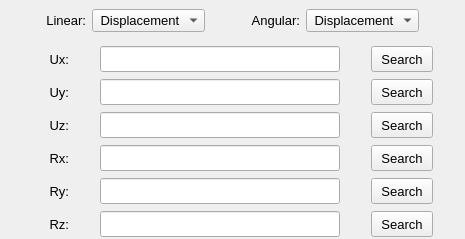
        <widget class="QWidget" name="tab_table_values">
         <attribute name="title">
          <string>Load tables</string>
         </attribute>
         <layout class="QGridLayout" name="gridLayout_15">
          <property name="leftMargin">
           <number>0</number>
          </property>
          <property name="topMargin">
           <number>0</number>
          </property>
          <property name="rightMargin">
           <number>0</number>
          </property>
          <property name="bottomMargin">
           <number>0</number>
          </property>
          <property name="spacing">
           <number>0</number>
          </property>
          <item row="1" column="0">
           <widget class="QFrame" name="frame_9">
            <property name="frameShape">
             <enum>QFrame::Shape::NoFrame</enum>
            </property>
            <property name="frameShadow">
             <enum>QFrame::Shadow::Raised</enum>
            </property>
            <layout class="QGridLayout" name="gridLayout_3">
             <property name="leftMargin">
              <number>4</number>
             </property>
             <property name="topMargin">
              <number>4</number>
             </property>
             <property name="rightMargin">
              <number>4</number>
             </property>
             <property name="bottomMargin">
              <number>2</number>
             </property>
             <property name="horizontalSpacing">
              <number>4</number>
             </property>
             <property name="verticalSpacing">
              <number>7</number>
             </property>
             <item row="4" column="1">
              <widget class="QLineEdit" name="lineEdit_path_table_ry">
               <property name="enabled">
                <bool>true</bool>
               </property>
               <property name="minimumSize">
                <size>
                 <width>210</width>
                 <height>26</height>
                </size>
               </property>
               <property name="maximumSize">
                <size>
                 <width>240</width>
                 <height>26</height>
                </size>
               </property>
               <property name="alignment">
                <set>Qt::AlignmentFlag::AlignCenter</set>
               </property>
               <property name="clearButtonEnabled">
                <bool>true</bool>
               </property>
              </widget>
             </item>
             <item row="4" column="2">
              <widget class="QPushButton" name="pushButton_load_ry_table">
               <property name="enabled">
                <bool>true</bool>
               </property>
               <property name="sizePolicy">
                <sizepolicy hsizetype="Expanding" vsizetype="Fixed">
                 <horstretch>0</horstretch>
                 <verstretch>0</verstretch>
                </sizepolicy>
               </property>
               <property name="minimumSize">
                <size>
                 <width>62</width>
                 <height>26</height>
                </size>
               </property>
               <property name="maximumSize">
                <size>
                 <width>62</width>
                 <height>26</height>
                </size>
               </property>
               <property name="font">
                <font>
                 <pointsize>10</pointsize>
                </font>
               </property>
               <property name="styleSheet">
                <string notr="true"/>
               </property>
               <property name="text">
                <string>Search</string>
               </property>
              </widget>
             </item>
             <item row="4" column="0">
              <widget class="QLabel" name="label_Ry_table">
               <property name="enabled">
                <bool>true</bool>
               </property>
               <property name="minimumSize">
                <size>
                 <width>0</width>
                 <height>26</height>
                </size>
               </property>
               <property name="maximumSize">
                <size>
                 <width>38</width>
                 <height>26</height>
                </size>
               </property>
               <property name="font">
                <font>
                 <pointsize>10</pointsize>
                </font>
               </property>
               <property name="text">
                <string>Ry:</string>
               </property>
               <property name="alignment">
                <set>Qt::AlignmentFlag::AlignRight|Qt::AlignmentFlag::AlignTrailing|Qt::AlignmentFlag::AlignVCenter</set>
               </property>
              </widget>
             </item>
             <item row="5" column="0">
              <widget class="QLabel" name="label_Rz_table">
               <property name="enabled">
                <bool>true</bool>
               </property>
               <property name="minimumSize">
                <size>
                 <width>0</width>
                 <height>26</height>
                </size>
               </property>
               <property name="maximumSize">
                <size>
                 <width>38</width>
                 <height>26</height>
                </size>
               </property>
               <property name="font">
                <font>
                 <pointsize>10</pointsize>
                </font>
               </property>
               <property name="text">
                <string>Rz:</string>
               </property>
               <property name="alignment">
                <set>Qt::AlignmentFlag::AlignRight|Qt::AlignmentFlag::AlignTrailing|Qt::AlignmentFlag::AlignVCenter</set>
               </property>
              </widget>
             </item>
             <item row="5" column="1">
              <widget class="QLineEdit" name="lineEdit_path_table_rz">
               <property name="enabled">
                <bool>true</bool>
               </property>
               <property name="minimumSize">
                <size>
                 <width>210</width>
                 <height>26</height>
                </size>
               </property>
               <property name="maximumSize">
                <size>
                 <width>240</width>
                 <height>26</height>
                </size>
               </property>
               <property name="alignment">
                <set>Qt::AlignmentFlag::AlignCenter</set>
               </property>
               <property name="clearButtonEnabled">
                <bool>true</bool>
               </property>
              </widget>
             </item>
             <item row="1" column="1">
              <widget class="QLineEdit" name="lineEdit_path_table_uy">
               <property name="enabled">
                <bool>true</bool>
               </property>
               <property name="minimumSize">
                <size>
                 <width>210</width>
                 <height>26</height>
                </size>
               </property>
               <property name="maximumSize">
                <size>
                 <width>240</width>
                 <height>26</height>
                </size>
               </property>
               <property name="styleSheet">
                <string notr="true"/>
               </property>
               <property name="alignment">
                <set>Qt::AlignmentFlag::AlignCenter</set>
               </property>
               <property name="clearButtonEnabled">
                <bool>true</bool>
               </property>
              </widget>
             </item>
             <item row="2" column="2">
              <widget class="QPushButton" name="pushButton_load_uz_table">
               <property name="enabled">
                <bool>true</bool>
               </property>
               <property name="sizePolicy">
                <sizepolicy hsizetype="Expanding" vsizetype="Fixed">
                 <horstretch>0</horstretch>
                 <verstretch>0</verstretch>
                </sizepolicy>
               </property>
               <property name="minimumSize">
                <size>
                 <width>62</width>
                 <height>26</height>
                </size>
               </property>
               <property name="maximumSize">
                <size>
                 <width>62</width>
                 <height>26</height>
                </size>
               </property>
               <property name="font">
                <font>
                 <pointsize>10</pointsize>
                </font>
               </property>
               <property name="styleSheet">
                <string notr="true"/>
               </property>
               <property name="text">
                <string>Search</string>
               </property>
              </widget>
             </item>
             <item row="1" column="2">
              <widget class="QPushButton" name="pushButton_load_uy_table">
               <property name="enabled">
                <bool>true</bool>
               </property>
               <property name="sizePolicy">
                <sizepolicy hsizetype="Expanding" vsizetype="Fixed">
                 <horstretch>0</horstretch>
                 <verstretch>0</verstretch>
                </sizepolicy>
               </property>
               <property name="minimumSize">
                <size>
                 <width>62</width>
                 <height>26</height>
                </size>
               </property>
               <property name="maximumSize">
                <size>
                 <width>62</width>
                 <height>26</height>
                </size>
               </property>
               <property name="font">
                <font>
                 <pointsize>10</pointsize>
                </font>
               </property>
               <property name="styleSheet">
                <string notr="true"/>
               </property>
               <property name="text">
                <string>Search</string>
               </property>
              </widget>
             </item>
             <item row="3" column="2">
              <widget class="QPushButton" name="pushButton_load_rx_table">
               <property name="enabled">
                <bool>true</bool>
               </property>
               <property name="sizePolicy">
                <sizepolicy hsizetype="Expanding" vsizetype="Fixed">
                 <horstretch>0</horstretch>
                 <verstretch>0</verstretch>
                </sizepolicy>
               </property>
               <property name="minimumSize">
                <size>
                 <width>62</width>
                 <height>26</height>
                </size>
               </property>
               <property name="maximumSize">
                <size>
                 <width>62</width>
                 <height>26</height>
                </size>
               </property>
               <property name="font">
                <font>
                 <pointsize>10</pointsize>
                </font>
               </property>
               <property name="styleSheet">
                <string notr="true"/>
               </property>
               <property name="text">
                <string>Search</string>
               </property>
              </widget>
             </item>
             <item row="0" column="0">
              <widget class="QLabel" name="label_Ux_table">
               <property name="enabled">
                <bool>true</bool>
               </property>
               <property name="minimumSize">
                <size>
                 <width>0</width>
                 <height>26</height>
                </size>
               </property>
               <property name="maximumSize">
                <size>
                 <width>38</width>
                 <height>26</height>
                </size>
               </property>
               <property name="font">
                <font>
                 <pointsize>10</pointsize>
                </font>
               </property>
               <property name="text">
                <string>Ux:</string>
               </property>
               <property name="alignment">
                <set>Qt::AlignmentFlag::AlignRight|Qt::AlignmentFlag::AlignTrailing|Qt::AlignmentFlag::AlignVCenter</set>
               </property>
              </widget>
             </item>
             <item row="3" column="1">
              <widget class="QLineEdit" name="lineEdit_path_table_rx">
               <property name="enabled">
                <bool>true</bool>
               </property>
               <property name="minimumSize">
                <size>
                 <width>210</width>
                 <height>26</height>
                </size>
               </property>
               <property name="maximumSize">
                <size>
                 <width>240</width>
                 <height>26</height>
                </size>
               </property>
               <property name="alignment">
                <set>Qt::AlignmentFlag::AlignCenter</set>
               </property>
               <property name="clearButtonEnabled">
                <bool>true</bool>
               </property>
              </widget>
             </item>
             <item row="3" column="0">
              <widget class="QLabel" name="label_Rx_table">
               <property name="enabled">
                <bool>true</bool>
               </property>
               <property name="minimumSize">
                <size>
                 <width>0</width>
                 <height>26</height>
                </size>
               </property>
               <property name="maximumSize">
                <size>
                 <width>38</width>
                 <height>26</height>
                </size>
               </property>
               <property name="font">
                <font>
                 <pointsize>10</pointsize>
                </font>
               </property>
               <property name="text">
                <string>Rx:</string>
               </property>
               <property name="alignment">
                <set>Qt::AlignmentFlag::AlignRight|Qt::AlignmentFlag::AlignTrailing|Qt::AlignmentFlag::AlignVCenter</set>
               </property>
              </widget>
             </item>
             <item row="2" column="1">
              <widget class="QLineEdit" name="lineEdit_path_table_uz">
               <property name="enabled">
                <bool>true</bool>
               </property>
               <property name="minimumSize">
                <size>
                 <width>210</width>
                 <height>26</height>
                </size>
               </property>
               <property name="maximumSize">
                <size>
                 <width>240</width>
                 <height>26</height>
                </size>
               </property>
               <property name="alignment">
                <set>Qt::AlignmentFlag::AlignCenter</set>
               </property>
               <property name="clearButtonEnabled">
                <bool>true</bool>
               </property>
              </widget>
             </item>
             <item row="1" column="0">
              <widget class="QLabel" name="label_Uy_table">
               <property name="enabled">
                <bool>true</bool>
               </property>
               <property name="minimumSize">
                <size>
                 <width>0</width>
                 <height>26</height>
                </size>
               </property>
               <property name="maximumSize">
                <size>
                 <width>38</width>
                 <height>26</height>
                </size>
               </property>
               <property name="font">
                <font>
                 <pointsize>10</pointsize>
                </font>
               </property>
               <property name="text">
                <string>Uy:</string>
               </property>
               <property name="alignment">
                <set>Qt::AlignmentFlag::AlignRight|Qt::AlignmentFlag::AlignTrailing|Qt::AlignmentFlag::AlignVCenter</set>
               </property>
              </widget>
             </item>
             <item row="5" column="2">
              <widget class="QPushButton" name="pushButton_load_rz_table">
               <property name="enabled">
                <bool>true</bool>
               </property>
               <property name="sizePolicy">
                <sizepolicy hsizetype="Expanding" vsizetype="Fixed">
                 <horstretch>0</horstretch>
                 <verstretch>0</verstretch>
                </sizepolicy>
               </property>
               <property name="minimumSize">
                <size>
                 <width>62</width>
                 <height>26</height>
                </size>
               </property>
               <property name="maximumSize">
                <size>
                 <width>62</width>
                 <height>26</height>
                </size>
               </property>
               <property name="font">
                <font>
                 <pointsize>10</pointsize>
                </font>
               </property>
               <property name="styleSheet">
                <string notr="true"/>
               </property>
               <property name="text">
                <string>Search</string>
               </property>
              </widget>
             </item>
             <item row="0" column="1">
              <widget class="QLineEdit" name="lineEdit_path_table_ux">
               <property name="enabled">
                <bool>true</bool>
               </property>
               <property name="minimumSize">
                <size>
                 <width>210</width>
                 <height>26</height>
                </size>
               </property>
               <property name="maximumSize">
                <size>
                 <width>240</width>
                 <height>26</height>
                </size>
               </property>
               <property name="styleSheet">
                <string notr="true"/>
               </property>
               <property name="alignment">
                <set>Qt::AlignmentFlag::AlignCenter</set>
               </property>
               <property name="clearButtonEnabled">
                <bool>true</bool>
               </property>
              </widget>
             </item>
             <item row="2" column="0">
              <widget class="QLabel" name="label_Uz_table">
               <property name="enabled">
                <bool>true</bool>
               </property>
               <property name="minimumSize">
                <size>
                 <width>0</width>
                 <height>26</height>
                </size>
               </property>
               <property name="maximumSize">
                <size>
                 <width>38</width>
                 <height>26</height>
                </size>
               </property>
               <property name="font">
                <font>
                 <pointsize>10</pointsize>
                </font>
               </property>
               <property name="text">
                <string>Uz:</string>
               </property>
               <property name="alignment">
                <set>Qt::AlignmentFlag::AlignRight|Qt::AlignmentFlag::AlignTrailing|Qt::AlignmentFlag::AlignVCenter</set>
               </property>
              </widget>
             </item>
             <item row="0" column="2">
              <widget class="QPushButton" name="pushButton_load_ux_table">
               <property name="enabled">
                <bool>true</bool>
               </property>
               <property name="sizePolicy">
                <sizepolicy hsizetype="Expanding" vsizetype="Fixed">
                 <horstretch>0</horstretch>
                 <verstretch>0</verstretch>
                </sizepolicy>
               </property>
               <property name="minimumSize">
                <size>
                 <width>62</width>
                 <height>26</height>
                </size>
               </property>
               <property name="maximumSize">
                <size>
                 <width>62</width>
                 <height>26</height>
                </size>
               </property>
               <property name="font">
                <font>
                 <pointsize>10</pointsize>
                </font>
               </property>
               <property name="styleSheet">
                <string notr="true"/>
               </property>
               <property name="text">
                <string>Search</string>
               </property>
              </widget>
             </item>
            </layout>
           </widget>
          </item>
          <item row="0" column="0">
           <widget class="QFrame" name="frame_6">
            <property name="minimumSize">
             <size>
              <width>0</width>
              <height>42</height>
             </size>
            </property>
            <property name="maximumSize">
             <size>
              <width>16777215</width>
              <height>42</height>
             </size>
            </property>
            <property name="font">
             <font>
              <pointsize>10</pointsize>
             </font>
            </property>
            <property name="frameShape">
             <enum>QFrame::Shape::NoFrame</enum>
            </property>
            <property name="frameShadow">
             <enum>QFrame::Shadow::Raised</enum>
            </property>
            <layout class="QGridLayout" name="gridLayout_2">
             <property name="leftMargin">
              <number>6</number>
             </property>
             <property name="topMargin">
              <number>0</number>
             </property>
             <property name="rightMargin">
              <number>6</number>
             </property>
             <property name="bottomMargin">
              <number>0</number>
             </property>
             <property name="horizontalSpacing">
              <number>6</number>
             </property>
             <item row="0" column="2">
              <widget class="QComboBox" name="comboBox_linear_data_type">
               <property name="font">
                <font>
                 <pointsize>10</pointsize>
                </font>
               </property>
               <item>
                <property name="text">
                 <string> Displacement</string>
                </property>
               </item>
               <item>
                <property name="text">
                 <string> Velocity</string>
                </property>
               </item>
               <item>
                <property name="text">
                 <string> Acceleration</string>
                </property>
               </item>
              </widget>
             </item>
             <item row="0" column="0">
              <spacer name="horizontalSpacer_7">
               <property name="orientation">
                <enum>Qt::Orientation::Horizontal</enum>
               </property>
               <property name="sizeHint" stdset="0">
                <size>
                 <width>40</width>
                 <height>20</height>
                </size>
               </property>
              </spacer>
             </item>
             <item row="0" column="3">
              <spacer name="horizontalSpacer_11">
               <property name="orientation">
                <enum>Qt::Orientation::Horizontal</enum>
               </property>
               <property name="sizeHint" stdset="0">
                <size>
                 <width>40</width>
                 <height>20</height>
                </size>
               </property>
              </spacer>
             </item>
             <item row="0" column="1">
              <widget class="QLabel" name="label_3">
               <property name="font">
                <font>
                 <pointsize>10</pointsize>
                </font>
               </property>
               <property name="text">
                <string>Linear:</string>
               </property>
               <property name="alignment">
                <set>Qt::AlignmentFlag::AlignRight|Qt::AlignmentFlag::AlignTrailing|Qt::AlignmentFlag::AlignVCenter</set>
               </property>
              </widget>
             </item>
             <item row="0" column="5">
              <widget class="QComboBox" name="comboBox_angular_data_type">
               <property name="font">
                <font>
                 <pointsize>10</pointsize>
                </font>
               </property>
               <item>
                <property name="text">
                 <string> Displacement</string>
                </property>
               </item>
               <item>
                <property name="text">
                 <string> Velocity</string>
                </property>
               </item>
               <item>
                <property name="text">
                 <string> Acceleration</string>
                </property>
               </item>
              </widget>
             </item>
             <item row="0" column="4">
              <widget class="QLabel" name="label_5">
               <property name="font">
                <font>
                 <pointsize>10</pointsize>
                </font>
               </property>
               <property name="text">
                <string>Angular:</string>
               </property>
               <property name="alignment">
                <set>Qt::AlignmentFlag::AlignRight|Qt::AlignmentFlag::AlignTrailing|Qt::AlignmentFlag::AlignVCenter</set>
               </property>
              </widget>
             </item>
             <item row="0" column="6">
              <spacer name="horizontalSpacer_8">
               <property name="orientation">
                <enum>Qt::Orientation::Horizontal</enum>
               </property>
               <property name="sizeHint" stdset="0">
                <size>
                 <width>40</width>
                 <height>20</height>
                </size>
               </property>
              </spacer>
             </item>
            </layout>
           </widget>
          </item>
         </layout>
        </widget>
